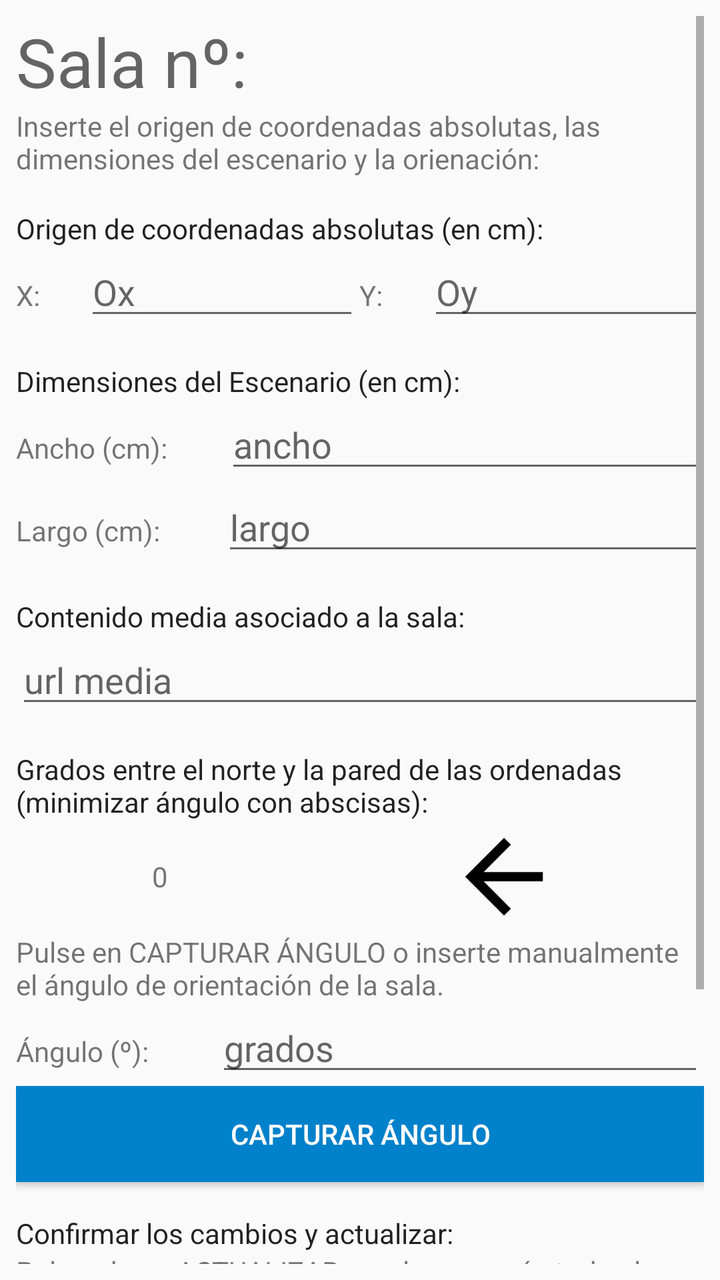
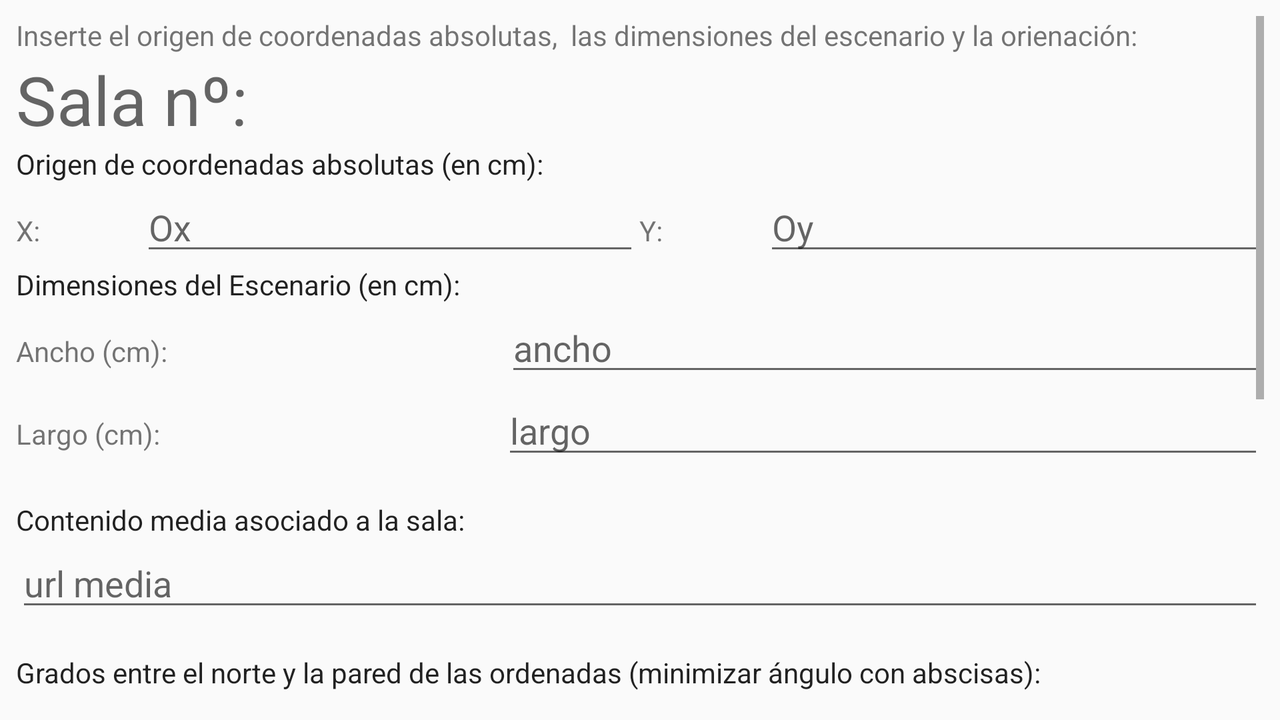

One screen, two layout resources from the same app: the default and the author's alternative for another configuration. Each is rendered where Android would select it; the XML of both is given below.
<!-- AndroidManifest.xml: activity theme NoBarra -->
<!-- res/layout/activity_modificar_sala.xml -->
<?xml version="1.0" encoding="utf-8"?>
<android.support.constraint.ConstraintLayout xmlns:android="http://schemas.android.com/apk/res/android"
    xmlns:app="http://schemas.android.com/apk/res-auto"
    xmlns:tools="http://schemas.android.com/tools"
    android:layout_width="match_parent"
    android:layout_height="match_parent"
    tools:context="nos.nakisha.org.miMuseoNOS.ModificarSalaActivity">

    <ScrollView
        android:layout_width="match_parent"
        android:layout_height="match_parent"
        android:layout_marginBottom="8dp"
        android:layout_marginEnd="8dp"
        android:layout_marginStart="8dp"
        android:layout_marginTop="8dp"
        app:layout_constraintBottom_toBottomOf="parent"
        app:layout_constraintEnd_toEndOf="parent"
        app:layout_constraintStart_toStartOf="parent"
        app:layout_constraintTop_toTopOf="parent">

        <LinearLayout
            android:layout_width="match_parent"
            android:layout_height="wrap_content"
            android:orientation="vertical">

            <TextView
                android:id="@+id/numSalaTxtVw"
                android:layout_width="match_parent"
                android:layout_height="wrap_content"
                android:text="Sala nº:"
                android:textAppearance="@style/TextAppearance.AppCompat.Display1" />

            <TextView
                android:id="@+id/textView16"
                android:layout_width="match_parent"
                android:layout_height="wrap_content"
                android:text="Inserte el origen de coordenadas absolutas, las dimensiones del escenario y la orienación: " />

            <Space
                android:layout_width="match_parent"
                android:layout_height="16dp" />

            <TextView
                android:id="@+id/textView25"
                android:layout_width="match_parent"
                android:layout_height="wrap_content"
                android:text="Origen de coordenadas absolutas (en cm):"
                android:textAppearance="@style/TextAppearance.AppCompat.Body1" />

            <LinearLayout
                android:layout_width="match_parent"
                android:layout_height="match_parent"
                android:layout_weight="10"
                android:orientation="horizontal">

                <TextView
                    android:id="@+id/textView26"
                    android:layout_width="0dp"
                    android:layout_height="wrap_content"
                    android:layout_weight="1"
                    android:text="X:" />

                <EditText
                    android:id="@+id/ocxEditText"
                    android:layout_width="0dp"
                    android:layout_height="wrap_content"
                    android:layout_weight="4"
                    android:ems="10"
                    android:hint="Ox"
                    android:inputType="number" />

                <TextView
                    android:id="@+id/textView27"
                    android:layout_width="0dp"
                    android:layout_height="wrap_content"
                    android:layout_weight="1"
                    android:text="Y:" />

                <EditText
                    android:id="@+id/ocyEditText"
                    android:layout_width="0dp"
                    android:layout_height="wrap_content"
                    android:layout_weight="4"
                    android:ems="10"
                    android:hint="Oy"
                    android:inputType="number" />

            </LinearLayout>

            <Space
                android:layout_width="match_parent"
                android:layout_height="16dp" />

            <TextView
                android:id="@+id/textView28"
                android:layout_width="match_parent"
                android:layout_height="wrap_content"
                android:text="Dimensiones del Escenario (en cm):"
                android:textAppearance="@style/TextAppearance.AppCompat.Body1" />

            <LinearLayout
                android:layout_width="match_parent"
                android:layout_height="match_parent"
                android:orientation="horizontal">

                <TextView
                    android:id="@+id/textView23"
                    android:layout_width="wrap_content"
                    android:layout_height="wrap_content"
                    android:layout_weight="1"
                    android:text="Ancho (cm):" />

                <EditText
                    android:id="@+id/anchoEditText"
                    android:layout_width="wrap_content"
                    android:layout_height="wrap_content"
                    android:layout_weight="1"
                    android:ems="10"
                    android:hint="ancho"
                    android:inputType="number" />
            </LinearLayout>

            <LinearLayout
                android:layout_width="match_parent"
                android:layout_height="match_parent"
                android:orientation="horizontal">

                <TextView
                    android:id="@+id/textView24"
                    android:layout_width="wrap_content"
                    android:layout_height="wrap_content"
                    android:layout_weight="1"
                    android:text="Largo (cm):" />

                <EditText
                    android:id="@+id/largoEditText"
                    android:layout_width="wrap_content"
                    android:layout_height="wrap_content"
                    android:layout_weight="1"
                    android:ems="10"
                    android:hint="largo"
                    android:inputType="number" />
            </LinearLayout>

            <Space
                android:layout_width="match_parent"
                android:layout_height="16dp" />

            <TextView
                android:layout_width="match_parent"
                android:layout_height="wrap_content"
                android:text="Contenido media asociado a la sala:"
                android:textAppearance="@style/TextAppearance.AppCompat.Body1" />

            <LinearLayout
                android:layout_width="match_parent"
                android:layout_height="match_parent"
                android:orientation="horizontal">

                <EditText
                    android:id="@+id/mediaSalaEditText"
                    android:layout_width="wrap_content"
                    android:layout_height="wrap_content"
                    android:layout_weight="1"
                    android:ems="10"
                    android:hint="url media" />
            </LinearLayout>


            <Space
                android:layout_width="match_parent"
                android:layout_height="16dp" />

            <TextView
                android:id="@+id/textView29"
                android:layout_width="match_parent"
                android:layout_height="wrap_content"
                android:text="Grados entre el norte y la pared de las ordenadas (minimizar ángulo con abscisas):"
                android:textAppearance="@style/TextAppearance.AppCompat.Body1" />

            <LinearLayout
                android:layout_width="match_parent"
                android:layout_height="wrap_content"
                android:gravity="center_vertical|center_horizontal"
                android:orientation="horizontal"
                android:weightSum="10">

                <TextView
                    android:id="@+id/angulotextView"
                    android:layout_width="0dp"
                    android:layout_height="wrap_content"
                    android:layout_weight="5"
                    android:gravity="center_horizontal"
                    android:text="0" />

                <ImageView
                    android:id="@+id/flechanegra"
                    android:layout_width="56dp"
                    android:layout_height="56dp"
                    android:layout_weight="5"
                    app:srcCompat="@drawable/ic_arrow" />


            </LinearLayout>

            <TextView
                android:layout_width="match_parent"
                android:layout_height="wrap_content"
                android:text="Pulse en CAPTURAR ÁNGULO o inserte manualmente el ángulo de orientación de la sala."/>

            <LinearLayout
                android:layout_width="match_parent"
                android:layout_height="match_parent"
                android:orientation="horizontal">

                <TextView
                    android:id="@+id/textView30"
                    android:layout_width="wrap_content"
                    android:layout_height="wrap_content"
                    android:layout_weight="1"
                    android:text="Ángulo (º):" />

                <EditText
                    android:id="@+id/anguloEditText"
                    android:layout_width="wrap_content"
                    android:layout_height="wrap_content"
                    android:layout_weight="1"
                    android:ems="10"
                    android:hint="grados"
                    android:inputType="number" />
            </LinearLayout>

            <Button
                android:id="@+id/capturarAnguloBtn"
                android:layout_width="match_parent"
                android:layout_height="wrap_content"
                android:background="@color/colorPrimaryDark"
                android:text="CAPTURAR ÁNGULO"
                android:textColor="@android:color/white" />

            <Space
                android:layout_width="match_parent"
                android:layout_height="16dp" />

            <TextView
                android:layout_width="match_parent"
                android:layout_height="wrap_content"
                android:text="Confirmar los cambios y actualizar:"
                android:textAppearance="@style/TextAppearance.AppCompat.Body1"/>
            <TextView
                android:layout_width="match_parent"
                android:layout_height="wrap_content"
                android:text="Pulsando en ACTUALIZAR, se almacenarán todos los datos insertados anteriormente."/>

            <Button
                android:id="@+id/actualizarDatosBtn"
                android:layout_width="match_parent"
                android:layout_height="wrap_content"
                android:background="@color/colorPrimaryDark"
                android:text="ACTUALIZAR"
                android:textColor="@android:color/white" />

            <Space
                android:layout_width="match_parent"
                android:layout_height="16dp" />

            <TextView
                android:layout_width="match_parent"
                android:layout_height="wrap_content"
                android:text="Introducir tags y cuadros en la sala:"
                android:textAppearance="@style/TextAppearance.AppCompat.Body1"/>

            <Button
                android:id="@+id/introducirMasDatosBtn"
                android:layout_width="match_parent"
                android:layout_height="wrap_content"
                android:background="@color/colorPrimaryDark"
                android:text="INTRODUCIR TAGS Y CUADROS"
                android:textColor="@android:color/white" />

            <Space
                android:layout_width="match_parent"
                android:layout_height="16dp" />



        </LinearLayout>
    </ScrollView>
</android.support.constraint.ConstraintLayout>
<!-- resources referenced by this layout -->
<resources>
  <color name="colorPrimaryDark">#0081cb</color>
  <!-- drawable ic_arrow: png bitmap (drawable-hdpi, 1444 bytes) -->
  <style name="NoBarra" parent="Theme.AppCompat.Light.NoActionBar">
          
          <item name="colorPrimary">@color/colorPrimary</item>
          <item name="colorPrimaryDark">@color/colorPrimaryDark</item>
          <item name="colorAccent">@color/colorAccent</item>
  
      </style>
  <color name="colorPrimary">#00b0ff</color>
  <color name="colorAccent">#69e2ff</color>
</resources>
<!-- res/layout-land/activity_modificar_sala.xml (the author's variant of the layout above) -->
<!-- drawn on the phone turned sideways -->
<?xml version="1.0" encoding="utf-8"?>
<android.support.constraint.ConstraintLayout xmlns:android="http://schemas.android.com/apk/res/android"
    xmlns:app="http://schemas.android.com/apk/res-auto"
    xmlns:tools="http://schemas.android.com/tools"
    android:layout_width="match_parent"
    android:layout_height="match_parent"
    tools:context="nos.nakisha.org.miMuseoNOS.ModificarSalaActivity">

    <ScrollView
        android:layout_width="match_parent"
        android:layout_height="match_parent"
        android:layout_marginBottom="8dp"
        android:layout_marginEnd="8dp"
        android:layout_marginStart="8dp"
        android:layout_marginTop="8dp"
        app:layout_constraintBottom_toBottomOf="parent"
        app:layout_constraintEnd_toEndOf="parent"
        app:layout_constraintStart_toStartOf="parent"
        app:layout_constraintTop_toTopOf="parent">

        <LinearLayout
            android:layout_width="match_parent"
            android:layout_height="wrap_content"
            android:orientation="vertical">

            <TextView
                android:id="@+id/textView16"
                android:layout_width="match_parent"
                android:layout_height="wrap_content"
                android:text="Inserte el origen de coordenadas absolutas,  las dimensiones del escenario y la orienación: " />

            <TextView
                android:id="@+id/numSalaTxtVw"
                android:layout_width="match_parent"
                android:layout_height="wrap_content"
                android:text="Sala nº:"
                android:textAppearance="@style/TextAppearance.AppCompat.Display1" />

            <TextView
                android:id="@+id/textView25"
                android:layout_width="match_parent"
                android:layout_height="wrap_content"
                android:text="Origen de coordenadas absolutas (en cm):"
                android:textAppearance="@style/TextAppearance.AppCompat.Body1" />

            <LinearLayout
                android:layout_width="match_parent"
                android:layout_height="match_parent"
                android:layout_weight="10"
                android:orientation="horizontal">

                <TextView
                    android:id="@+id/textView26"
                    android:layout_width="0dp"
                    android:layout_height="wrap_content"
                    android:layout_weight="1"
                    android:text="X:" />

                <EditText
                    android:id="@+id/ocxEditText"
                    android:layout_width="0dp"
                    android:layout_height="wrap_content"
                    android:layout_weight="4"
                    android:ems="10"
                    android:hint="Ox"
                    android:inputType="number" />

                <TextView
                    android:id="@+id/textView27"
                    android:layout_width="0dp"
                    android:layout_height="wrap_content"
                    android:layout_weight="1"
                    android:text="Y:" />

                <EditText
                    android:id="@+id/ocyEditText"
                    android:layout_width="0dp"
                    android:layout_height="wrap_content"
                    android:layout_weight="4"
                    android:ems="10"
                    android:hint="Oy"
                    android:inputType="number" />

            </LinearLayout>

            <TextView
                android:id="@+id/textView28"
                android:layout_width="match_parent"
                android:layout_height="wrap_content"
                android:text="Dimensiones del Escenario (en cm):"
                android:textAppearance="@style/TextAppearance.AppCompat.Body1" />

            <LinearLayout
                android:layout_width="match_parent"
                android:layout_height="match_parent"
                android:orientation="horizontal">

                <TextView
                    android:id="@+id/textView23"
                    android:layout_width="wrap_content"
                    android:layout_height="wrap_content"
                    android:layout_weight="1"
                    android:text="Ancho (cm):" />

                <EditText
                    android:id="@+id/anchoEditText"
                    android:layout_width="wrap_content"
                    android:layout_height="wrap_content"
                    android:layout_weight="1"
                    android:ems="10"
                    android:hint="ancho"
                    android:inputType="number" />
            </LinearLayout>

            <LinearLayout
                android:layout_width="match_parent"
                android:layout_height="match_parent"
                android:orientation="horizontal">

                <TextView
                    android:id="@+id/textView24"
                    android:layout_width="wrap_content"
                    android:layout_height="wrap_content"
                    android:layout_weight="1"
                    android:text="Largo (cm):" />

                <EditText
                    android:id="@+id/largoEditText"
                    android:layout_width="wrap_content"
                    android:layout_height="wrap_content"
                    android:layout_weight="1"
                    android:ems="10"
                    android:hint="largo"
                    android:inputType="number" />

            </LinearLayout>

            <Space
                android:layout_width="match_parent"
                android:layout_height="16dp" />

            <TextView
                android:layout_width="match_parent"
                android:layout_height="wrap_content"
                android:text="Contenido media asociado a la sala:"
                android:textAppearance="@style/TextAppearance.AppCompat.Body1" />

            <LinearLayout
                android:layout_width="match_parent"
                android:layout_height="match_parent"
                android:orientation="horizontal">

                <EditText
                    android:id="@+id/mediaSalaEditText"
                    android:layout_width="wrap_content"
                    android:layout_height="wrap_content"
                    android:layout_weight="1"
                    android:ems="10"
                    android:hint="url media" />
            </LinearLayout>

            <Space
                android:layout_width="match_parent"
                android:layout_height="16dp" />

            <TextView
                android:id="@+id/textView29"
                android:layout_width="match_parent"
                android:layout_height="wrap_content"
                android:text="Grados entre el norte y la pared de las ordenadas (minimizar ángulo con abscisas):"
                android:textAppearance="@style/TextAppearance.AppCompat.Body1" />

            <LinearLayout
                android:layout_width="match_parent"
                android:layout_height="wrap_content"
                android:gravity="center_vertical|center_horizontal"
                android:orientation="horizontal"
                android:weightSum="10">

                <TextView
                    android:id="@+id/angulotextView"
                    android:layout_width="0dp"
                    android:layout_height="wrap_content"
                    android:layout_weight="5"
                    android:gravity="center_horizontal"
                    android:text="0" />

                <ImageView
                    android:id="@+id/flechanegra"
                    android:layout_width="56dp"
                    android:layout_height="56dp"
                    android:layout_weight="5"
                    app:srcCompat="@drawable/ic_arrow" />


            </LinearLayout>

            <LinearLayout
                android:layout_width="match_parent"
                android:layout_height="match_parent"
                android:orientation="horizontal">

                <TextView
                    android:id="@+id/textView30"
                    android:layout_width="wrap_content"
                    android:layout_height="wrap_content"
                    android:layout_weight="1"
                    android:text="Ángulo (º):" />

                <EditText
                    android:id="@+id/anguloEditText"
                    android:layout_width="wrap_content"
                    android:layout_height="wrap_content"
                    android:layout_weight="1"
                    android:ems="10"
                    android:hint="grados"
                    android:inputType="number" />
            </LinearLayout>

            <Button
                android:id="@+id/capturarAnguloBtn"
                android:layout_width="match_parent"
                android:layout_height="wrap_content"
                android:background="@color/colorPrimaryDark"
                android:text="CAPTURAR ÁNGULO"
                android:textColor="@android:color/white" />

            <TextView
                android:layout_width="match_parent"
                android:layout_height="wrap_content"
                android:text="Confirmar los cambios y actualizar:"
                android:textAppearance="@style/TextAppearance.AppCompat.Body1"/>

            <Button
                android:id="@+id/actualizarDatosBtn"
                android:layout_width="match_parent"
                android:layout_height="wrap_content"
                android:background="@color/colorPrimaryDark"
                android:text="ACTUALIZAR"
                android:textColor="@android:color/white" />

            <TextView
                android:layout_width="match_parent"
                android:layout_height="wrap_content"
                android:text="Introducir tags y cuadros en la sala:"
                android:textAppearance="@style/TextAppearance.AppCompat.Body1"/>

            <Button
                android:id="@+id/introducirMasDatosBtn"
                android:layout_width="match_parent"
                android:layout_height="wrap_content"
                android:background="@color/colorPrimaryDark"
                android:text="INTRODUCIR TAGS y CUADROS"
                android:textColor="@android:color/white" />



        </LinearLayout>
    </ScrollView>
</android.support.constraint.ConstraintLayout>
